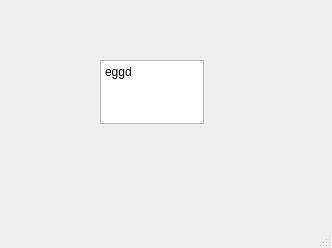
<?xml version="1.0" encoding="UTF-8"?>
<ui version="4.0">
 <class>MainWindow</class>
 <widget class="QMainWindow" name="MainWindow">
  <property name="geometry">
   <rect>
    <x>0</x>
    <y>0</y>
    <width>332</width>
    <height>248</height>
   </rect>
  </property>
  <property name="windowTitle">
   <string>MainWindow</string>
  </property>
  <widget class="QWidget" name="centralwidget">
   <widget class="QTextEdit" name="textEdit">
    <property name="geometry">
     <rect>
      <x>100</x>
      <y>60</y>
      <width>104</width>
      <height>64</height>
     </rect>
    </property>
    <property name="html">
     <string>&lt;!DOCTYPE HTML PUBLIC &quot;-//W3C//DTD HTML 4.0//EN&quot; &quot;http://www.w3.org/TR/REC-html40/strict.dtd&quot;&gt;
&lt;html&gt;&lt;head&gt;&lt;meta name=&quot;qrichtext&quot; content=&quot;1&quot; /&gt;&lt;style type=&quot;text/css&quot;&gt;
p, li { white-space: pre-wrap; }
&lt;/style&gt;&lt;/head&gt;&lt;body style=&quot; font-family:'Gulim'; font-size:9pt; font-weight:400; font-style:normal;&quot;&gt;
&lt;p style=&quot; margin-top:0px; margin-bottom:0px; margin-left:0px; margin-right:0px; -qt-block-indent:0; text-indent:0px;&quot;&gt;eggd&lt;/p&gt;&lt;/body&gt;&lt;/html&gt;</string>
    </property>
   </widget>
  </widget>
  <widget class="QMenuBar" name="menubar">
   <property name="geometry">
    <rect>
     <x>0</x>
     <y>0</y>
     <width>332</width>
     <height>22</height>
    </rect>
   </property>
   <property name="defaultUp">
    <bool>false</bool>
   </property>
   <property name="nativeMenuBar">
    <bool>true</bool>
   </property>
  </widget>
  <widget class="QStatusBar" name="statusbar"/>
 </widget>
 <resources/>
 <connections/>
</ui>
